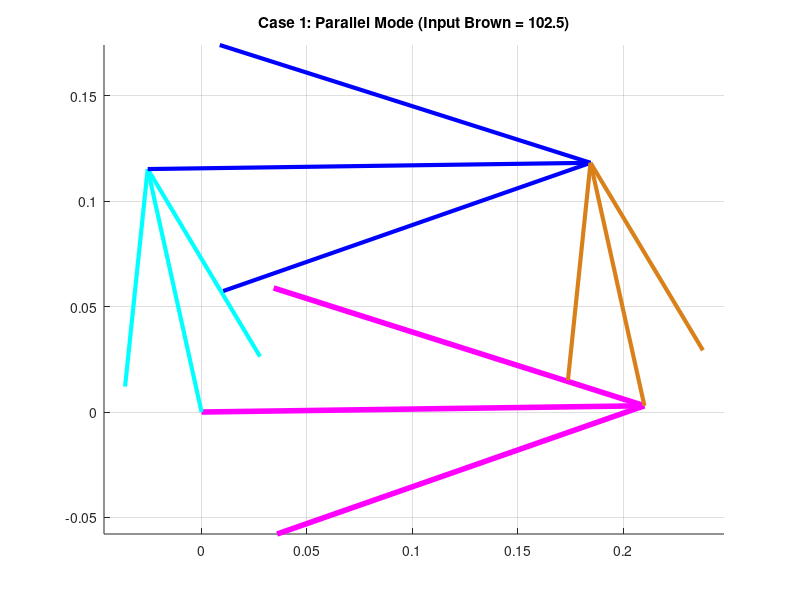
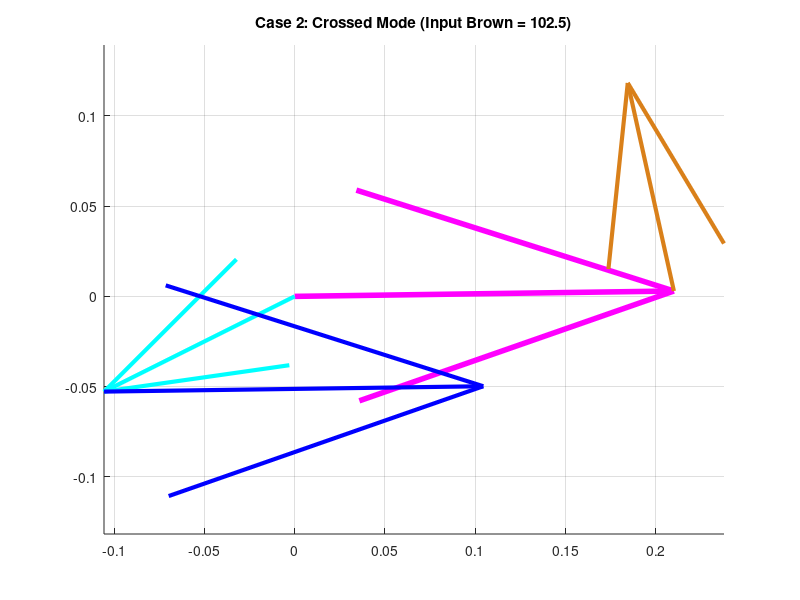

These charts were generated, in order, by the following MATLAB code:
clear all
close all
clc

% ==========================================
% 1. PARAMETERS (Loop 3 from your code)
% ==========================================
L1 = 0.210; % Ground (Pink)
L2 = 0.118; % Crank (Cyan) - We want to FIND this
L3 = 0.210; % Coupler (Blue) - We want to FIND this
L4 = 0.118; % Rocker (Brown) - We KNOW this (Input)

d = L1;
a = L2;
b = L3;
c = L4;

% Ground Offset
offset_deg = 0.81;
offset = deg2rad(offset_deg);

% ==========================================
% 2. INPUT: Theta 4 (Brown Link)
% ==========================================
q4d_global = 102.5; % Input Angle
q4 = deg2rad(q4d_global) - offset; % Local Angle

% ==========================================
% 3. CALCULATION: Find Theta 2 (Cyan) from Theta 4
% ==========================================

% --- Define K Constants (Swapped for Inverse) ---
% ปกติ K1=d/a แต่เราสลับบทบาท a กับ c เพื่อหา q2 จาก q4
K1_inv = d/c; 
K2_inv = d/a; 
K3_inv = (c^2 - b^2 + a^2 + d^2)/(2*c*a); 

% --- Coefficients for Theta 2 ---
A = cos(q4) - K1_inv - K2_inv*cos(q4) + K3_inv;
B = -2*sin(q4);
C = K1_inv - (K2_inv + 1)*cos(q4) + K3_inv;

% --- Solve for Theta 2 (Cyan) ---
disc = B^2 - 4*A*C;

% Case 1: Parallel Mode (Cyan and Brown usually parallel)
q2_sol1 = 2*atan((-B - sqrt(disc))/(2*A));

% Case 2: Crossed Mode (Cyan and Brown crossed)
q2_sol2 = 2*atan((-B + sqrt(disc))/(2*A));


% ==========================================
% 4. CALCULATION: Find Theta 3 (Blue) from Theta 2
% ==========================================
% Standard Constants for finding q3
K1 = d/a;
K4 = d/b;
K5 = (c^2 - d^2 - a^2 - b^2)/(2*a*b);

% --- Case 1 (Using q2_sol1) ---
D1 = cos(q2_sol1) - K1 + K4*cos(q2_sol1) + K5;
E1 = -2*sin(q2_sol1);
F1 = K1 + (K4 - 1)*cos(q2_sol1) + K5;
% Parallel mode usually uses -sqrt for q3
q3_sol1 = 2*atan((-E1 - sqrt(E1^2 - 4*D1*F1))/(2*D1));

% --- Case 2 (Using q2_sol2) ---
D2 = cos(q2_sol2) - K1 + K4*cos(q2_sol2) + K5;
E2 = -2*sin(q2_sol2);
F2 = K1 + (K4 - 1)*cos(q2_sol2) + K5;
% Crossed mode usually uses +sqrt for q3
q3_sol2 = 2*atan((-E2 + sqrt(E2^2 - 4*D2*F2))/(2*D2));


% Convert to Degrees (Global)
q2_d1 = rad2deg(q2_sol1) + offset_deg;
q3_d1 = rad2deg(q3_sol1) + offset_deg;

q2_d2 = rad2deg(q2_sol2) + offset_deg;
q3_d2 = rad2deg(q3_sol2) + offset_deg;


% ==========================================
% 5. VECTORS & PLOTTING
% ==========================================
RO4O2 = d*exp(j*offset);
RO4O2x = real(RO4O2); RO4O2y = imag(RO4O2);

% --- Vectors Case 1 ---
V_Cyan_1 = a * exp(j*(q2_sol1 + offset));
V_Blue_1 = b * exp(j*(q3_sol1 + offset));
V_Brown_1 = c * exp(j*(q4 + offset)); % Input

% --- Vectors Case 2 ---
V_Cyan_2 = a * exp(j*(q2_sol2 + offset));
V_Blue_2 = b * exp(j*(q3_sol2 + offset));
V_Brown_2 = c * exp(j*(q4 + offset)); % Input

% --- Plot Case 1 ---
figure(1)
title(['Case 1: Parallel Mode (Input Brown = ' num2str(q4d_global) ')']); hold on;
quiver(0,0, RO4O2x, RO4O2y, 0, 'Color', [1 0 1], 'LineWidth', 4, 'MaxHeadSize', 0.5); % Pink
quiver(0,0, real(V_Cyan_1), imag(V_Cyan_1), 0, 'cyan', 'LineWidth', 3, 'MaxHeadSize', 0.5); % Cyan (Found)
quiver(real(V_Cyan_1), imag(V_Cyan_1), real(V_Blue_1), imag(V_Blue_1), 0, 'blue', 'LineWidth', 3, 'MaxHeadSize', 0.5); % Blue (Found)
quiver(RO4O2x, RO4O2y, real(V_Brown_1), imag(V_Brown_1), 0, 'Color', [0.85 0.5 0.1], 'LineWidth', 3, 'MaxHeadSize', 0.5); % Brown (Input)
axis equal; grid on;

% --- Plot Case 2 ---
figure(2)
title(['Case 2: Crossed Mode (Input Brown = ' num2str(q4d_global) ')']); hold on;
quiver(0,0, RO4O2x, RO4O2y, 0, 'Color', [1 0 1], 'LineWidth', 4, 'MaxHeadSize', 0.5); % Pink
quiver(0,0, real(V_Cyan_2), imag(V_Cyan_2), 0, 'cyan', 'LineWidth', 3, 'MaxHeadSize', 0.5); % Cyan (Found)
quiver(real(V_Cyan_2), imag(V_Cyan_2), real(V_Blue_2), imag(V_Blue_2), 0, 'blue', 'LineWidth', 3, 'MaxHeadSize', 0.5); % Blue (Found)
quiver(RO4O2x, RO4O2y, real(V_Brown_2), imag(V_Brown_2), 0, 'Color', [0.85 0.5 0.1], 'LineWidth', 3, 'MaxHeadSize', 0.5); % Brown (Input)
axis equal; grid on;

% Display Results
disp('--- Results from Brown Input ---');
disp(['Input Brown (Theta 4): ', num2str(q4d_global)]);
disp(['Case 1: Cyan (Theta 2) = ', num2str(q2_d1), ', Blue (Theta 3) = ', num2str(q3_d1)]);
disp(['Case 2: Cyan (Theta 2) = ', num2str(q2_d2), ', Blue (Theta 3) = ', num2str(q3_d2)]);
